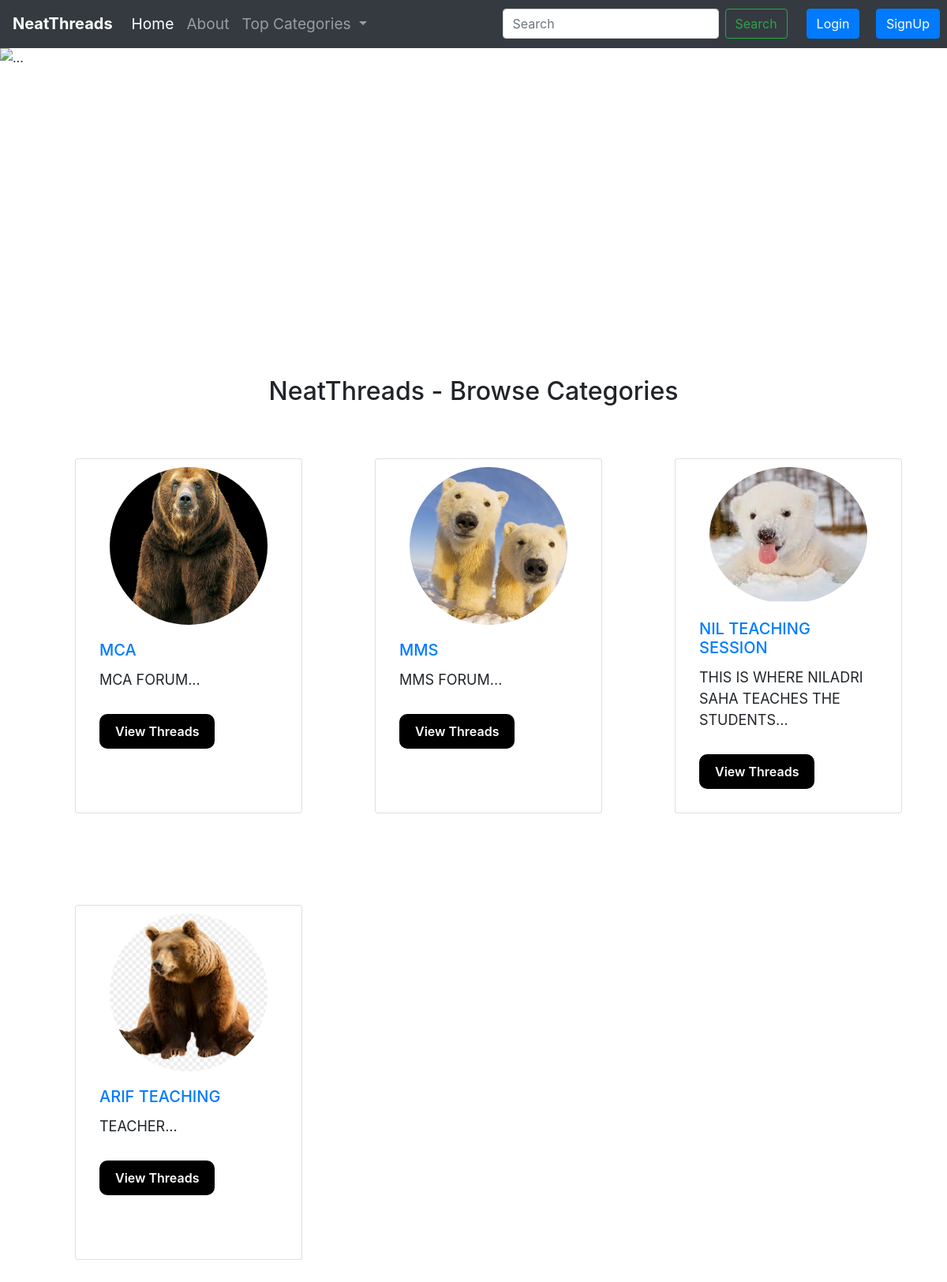
The page / on the database its author committed.
### tables this page shows
CREATE TABLE `categories` (
  `category_id` int(8) NOT NULL,
  `category_name` varchar(255) NOT NULL,
  `category_description` varchar(255) NOT NULL,
  `created` datetime NOT NULL
);

### index.php (the view, shortened to what this page needs)
<!doctype html>
<html lang="en">
  <head>
    <link rel="stylesheet" href="https://cdn.jsdelivr.net/npm/bootstrap@4.3.1/dist/css/bootstrap.min.css">
  </head>
  <body>
    <?php include "partials/_connect.php"; ?>
    <?php include "partials/_header.php"; ?>
    <div id="carouselExampleControls" class="carousel slide" data-ride="carousel">
        <div class="carousel-inner">
            <div class="carousel-item active">
                <img src="https://merriam-webster.com/assets/mw/images/article/art-wap-article-main/line%20drawings%20of%20among%20us%20avatars-8960-0809a5c86f7bb8d9d26b286efdf85d54@1x.jpg" height=900 width=300 class="d-block w-100" class="d-block w-100" alt="...">
            </div>
        </div>
        <a class="carousel-control-prev" href="#carouselExampleControls" role="button" data-slide="prev">
            <span class="carousel-control-prev-icon" aria-hidden="true"></span>
        </a>
        <a class="carousel-control-next" href="#carouselExampleControls" role="button" data-slide="next">
            <span class="carousel-control-next-icon" aria-hidden="true"></span>
        </a>
    </div>
    <div class="container my-3">
  <h2 class="text-center">NeatThreads - Browse Categories</h2>
  <div class="row">
    <?php
      $sql = "SELECT * FROM `categories`";
      $result = mysqli_query($conn, $sql);
      while($row = mysqli_fetch_assoc($result)){
        $id = $row['category_id'];
        $cat = $row['category_name'];
        $desc = $row['category_description'];
        echo '<div class="col-md-4 my-2">
                <div class="card card-category" style="width: 18rem;">
                  <img src="images/card-' . $id . '.png" width="200px" height="200px" class="card-img-top" alt="' . $cat . '">
                  <div class="card-body">
                    <h5 class="card-title"><a href="threadlist.php?catid=' . $id . '">' . $cat . '</a></h5>
                    <p class="card-text">' . substr($desc, 0, 150) . '...</p>
                    <a href="threadlist.php?catid=' . $id . '" class="btn btn-dark">View Threads</a>
                  </div>
                </div>
              </div>';
      }
    ?>
  </div>
</div>
  </body>
</html>

### signupModal.php (shortened to what this page needs)
<!doctype html>
<html lang="en">
  <head>
    <link rel="stylesheet" href="https://cdn.jsdelivr.net/npm/bootstrap@4.3.1/dist/css/bootstrap.min.css">
  </head>
  <body>
  </body>
</html>

### loginModal.php (shortened to what this page needs)
<!doctype html>
<html lang="en">
  <head>
    <link rel="stylesheet" href="https://cdn.jsdelivr.net/npm/bootstrap@4.3.1/dist/css/bootstrap.min.css">
  </head>
  <body>
  </body>
</html>

### partials/_header.php (shortened to what this page needs)
<?php
include "./signupModal.php";
include "./loginModal.php";
echo '<nav class="navbar navbar-expand-lg navbar-dark bg-dark sticky-top">
<a class="navbar-brand" href="index.php">NeatThreads</a>
<button class="navbar-toggler" type="button" data-toggle="collapse" data-target="#navbarSupportedContent" aria-controls="navbarSupportedContent" aria-expanded="false" aria-label="Toggle navigation">
  <span class="navbar-toggler-icon"></span>
</button>
<div class="collapse navbar-collapse" id="navbarSupportedContent">
  <ul class="navbar-nav mr-auto">
    <li class="nav-item active">
      <a class="nav-link" href="index.php">Home <span class="sr-only">(current)</span></a>
    </li>
    <li class="nav-item">
      <a class="nav-link" href="about.php">About</a>
    </li>
    <li class="nav-item dropdown">
      <a class="nav-link dropdown-toggle" href="#" id="navbarDropdown" role="button" data-toggle="dropdown" aria-haspopup="true" aria-expanded="false">
        Top Categories
      </a>
      <div class="dropdown-menu" aria-labelledby="navbarDropdown">';
    echo ' </div>
    </li>
  </ul>
  <div class="row max-2">';
  if(isset($_SESSION['loggedin']) && $_SESSION['loggedin'] == true){
    echo '<form class="form-inline my-2 my-lg-0" action="search.php" method="GET">
    <select name="category_id">
    <option value="">All Categories</option>';
    $sql = "SELECT category_name, category_id FROM categories LIMIT 4";
    $result = mysqli_query($conn, $sql);
    while ($row = mysqli_fetch_assoc($result)) {
      echo '<option value="'.$row["category_id"].'">'.$row["category_name"].'</option>';
    }
    echo '</select>
    <input class="form-control mr-sm-2" type="search" placeholder="Search" aria-label="Search" name="search">
    <button class="btn btn-outline-success my-2 my-sm-0" type="submit">Search</button>
    <p class="text-light my-0 mx-2"> Welcome ' . $_SESSION['userEmail'] . '</p>
    <a href="logout.php" class="btn btn-primary mx-2">Logout</a>
    </form>';
  }
else{
  echo '<form class="form-inline my-2 my-lg-0">
  <input class="form-control mr-sm-2" type="search" placeholder="Search" aria-label="Search">
  <button class="btn btn-outline-success my-2 my-sm-0" type="submit">Search</button>
  </form>
  <div class="mx-2">
  <button type="button" class="btn btn-primary" data-toggle="modal" data-target="#loginModal">Login</button>
  <button class="btn btn-primary" data-toggle="modal" data-target="#signupModal">SignUp</button>
  </div>';
}
echo '</div>
</div>
</nav>';
?>

### index.php (style rules this page uses)
body { background-color: #f8f9fa; font-family: Arial, sans-serif; }
.card { background-color: #f5f5f5; border: 2px solid #e6e6e6; border-radius: 10px; padding: 10px; margin: 50px; width: 300px; height: 450px; transition: box-shadow 0.3s ease-in-out; }
.carousel-item img { height: 400px; object-fit: cover; }
.card p { font-size: 18px; line-height: 1.5; margin-bottom: 20px; }
.card img { display: block; margin: 0 auto; width: 200px; height: 200px; object-fit: cover; border-radius: 50%; }
.card-category .btn { background-color: #000000; border: none; border-radius: 10px; font-size: 16px; font-weight: 600; padding: 10px 20px; margin-top: 10px; transition: background-color 0.2s ease-in-out; }

### partials/_header.php (style rules this page uses)
.navbar { background-color: #000; }
.navbar-brand { font-weight: bold; font-size: 2rem; }
.nav-link { font-size: 1.2rem; }
.form-control { background-color: #000; border: none; border-bottom: 2px solid #fff; border-radius: 0; color: #fff; }
.btn-outline-success { color: #fff; border-color: #fff; }
.btn-primary { background-color: #000; border: none; border-radius: 0; margin-left: 1rem; }

### rows shown on the page
categories: shows a picture, category_name "MCA", category_description "MCA FORUM"
categories: shows a picture, category_name "MMS", category_description "MMS FORUM"
categories: shows a picture, category_name "NIL TEACHING SESSION", category_description "THIS IS WHERE NILADRI SAHA TEACHES THE STUDENTS"
categories: shows a picture, category_name "ARIF TEACHING", category_description "TEACHER"
